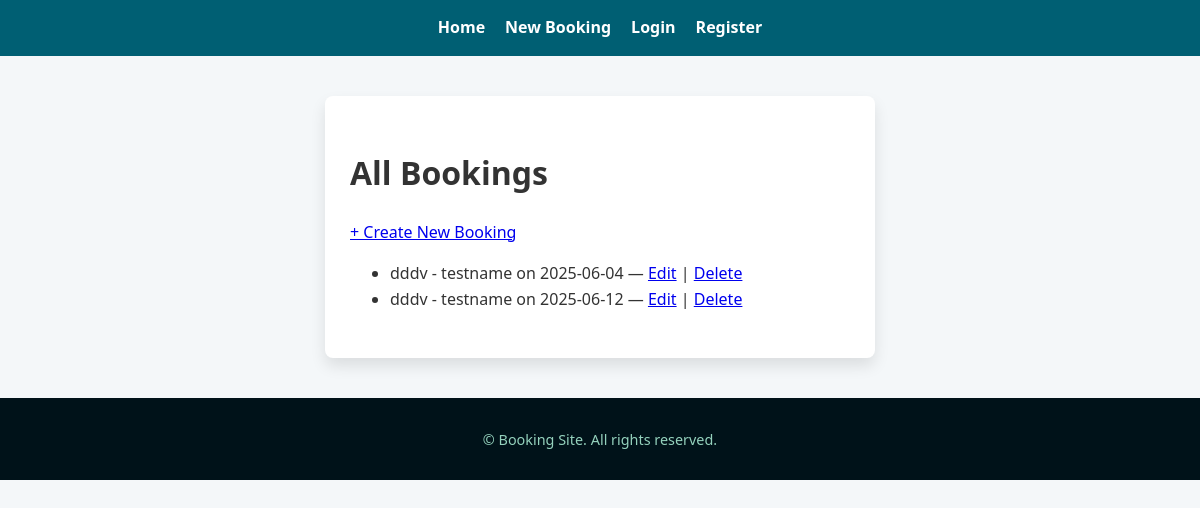
Before: / with the older database file.
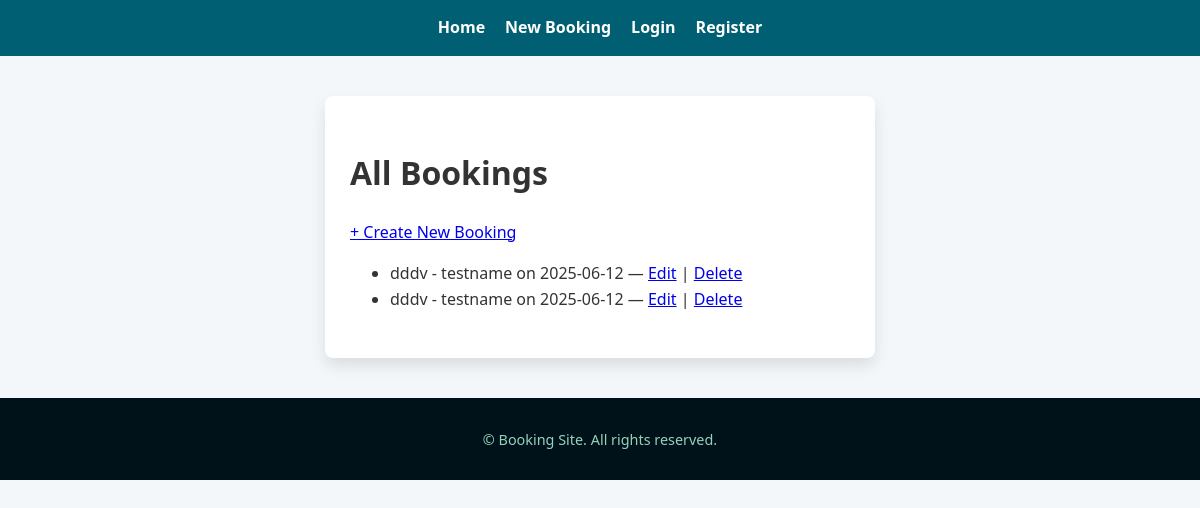
After: the same page with the newer database file.
### bookings/models.py (models this page shows, shortened)
class Booking(models.Model):
    room = models.ForeignKey(Room, on_delete=models.CASCADE)
    user_name = models.CharField(max_length=100)
    date = models.DateField()
    start_time = models.TimeField()
    end_time = models.TimeField()
    def __str__(self):
        return f"{self.user_name} - {self.room.name} on {self.date}"

class Room(models.Model):
    name = models.CharField(max_length=100)
    capacity = models.IntegerField()
    location = models.CharField(max_length=100)

### bookings/views.py (the view)
# urls.py: path('', views.booking_list, name='booking_list'),  # root of bookings app
def booking_list(request):
    bookings = Booking.objects.all()
    return render(request, 'bookings/booking_list.html', {'bookings': bookings})

### bookings/templates/bookings/booking_list.html (shortened to what this page needs)
{% extends 'bookings/base.html' %}
{% block content %}
<h1>All Bookings</h1>
<a href="{% url 'booking_create' %}">+ Create New Booking</a>
<ul>
    {% for booking in bookings %}
        <li>
            {{ booking }} —
            <a href="{% url 'booking_update' booking.pk %}">Edit</a> |
            <a href="{% url 'booking_delete' booking.pk %}">Delete</a>
        </li>
    {% empty %}
        <li>No bookings found.</li>
    {% endfor %}
</ul>
{% endblock %}

### bookings/templates/bookings/base.html (shortened to what this page needs)
{% load static %}
<!DOCTYPE html>
<html lang="en">
<head>
    <link rel="stylesheet" href="{% static 'css/styles.css' %}" />
</head>
<body>
    <nav>
        <ul class="nav-list">
            <li><a class="nav-link" href="{% url 'booking_list' %}">Home</a></li>
            <li><a class="nav-link" href="{% url 'booking_create' %}">New Booking</a></li>
            {% if user.is_authenticated %}
                <li>Welcome, {{ user.username }}!</li>
                <li><a class="nav-link" href="{% url 'logout' %}">Logout</a></li>
            {% else %}
                <li><a class="nav-link" href="{% url 'login' %}">Login</a></li>
                <li><a class="nav-link" href="{% url 'register' %}">Register</a></li>
            {% endif %}
        </ul>
    </nav>
    <main class="container">
        {% block content %}{% endblock %}
    </main>
    <footer>
        <p>© {{ now.year }} Booking Site. All rights reserved.</p>
    </footer>
</body>
</html>

### bookings/static/css/styles.css (style rules this page uses)
body { font-family: 'Segoe UI', Tahoma, Geneva, Verdana, sans-serif; margin: 0; background-color: #f4f7f9; color: #333; line-height: 1.6; }
nav { background-color: #005f73; padding: 15px 20px; text-align: center; }
.nav-list { list-style: none; margin: 0; padding: 0; display: inline-flex; gap: 20px; justify-content: center; }
.nav-link { color: #ffffff; text-decoration: none; font-weight: 600; font-size: 1rem; transition: color 0.3s ease; }
.container { max-width: 500px; margin: 40px auto; background: white; padding: 30px 25px; border-radius: 8px; box-shadow: 0 8px 15px rgba(0,0,0,0.1); }
footer { background-color: #001219; color: #94d2bd; text-align: center; padding: 15px 10px; font-size: 0.9rem; margin-top: 40px; }

Changed rows visible on the page:
removed Booking: user_name+room+date "dddv - testname on 2025-06-04"
added Booking: user_name+room+date "dddv - testname on 2025-06-12"
